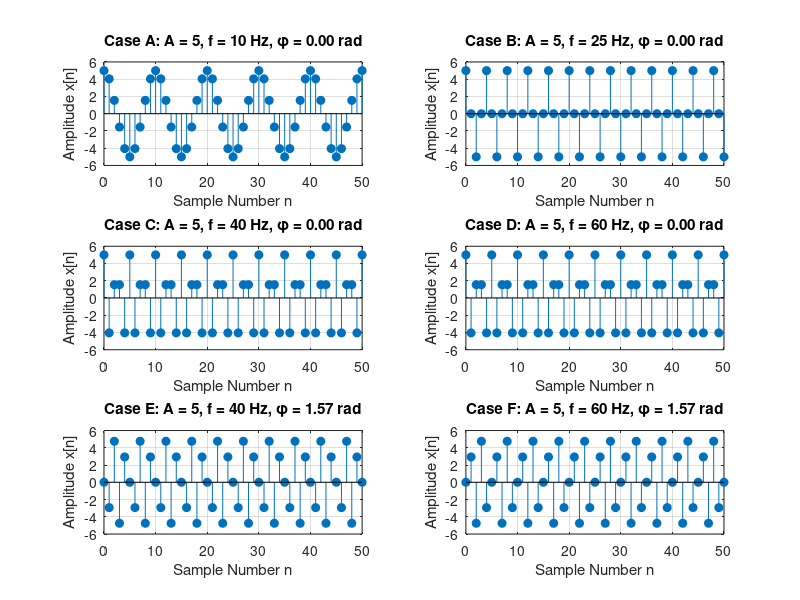
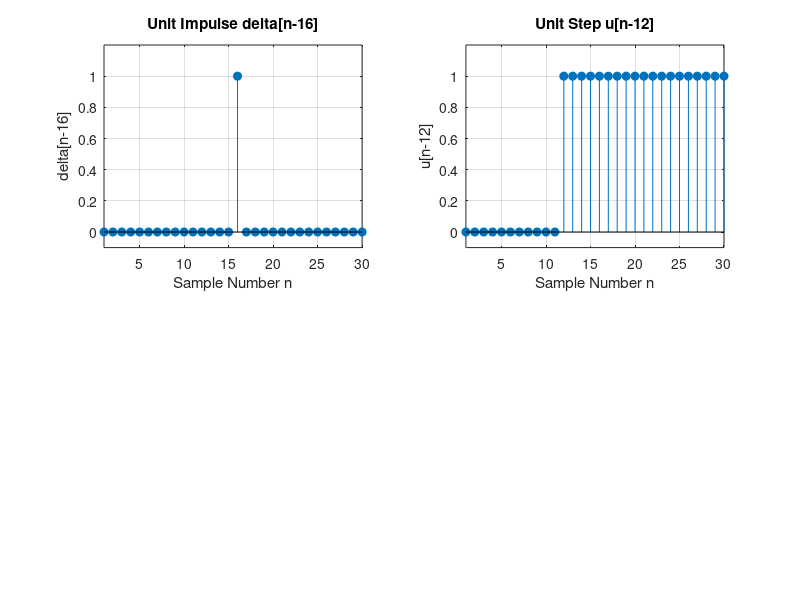
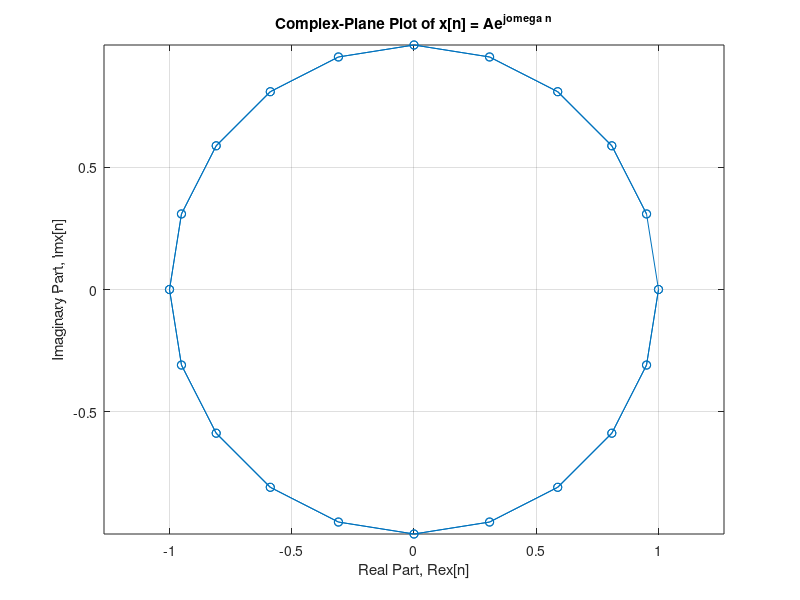
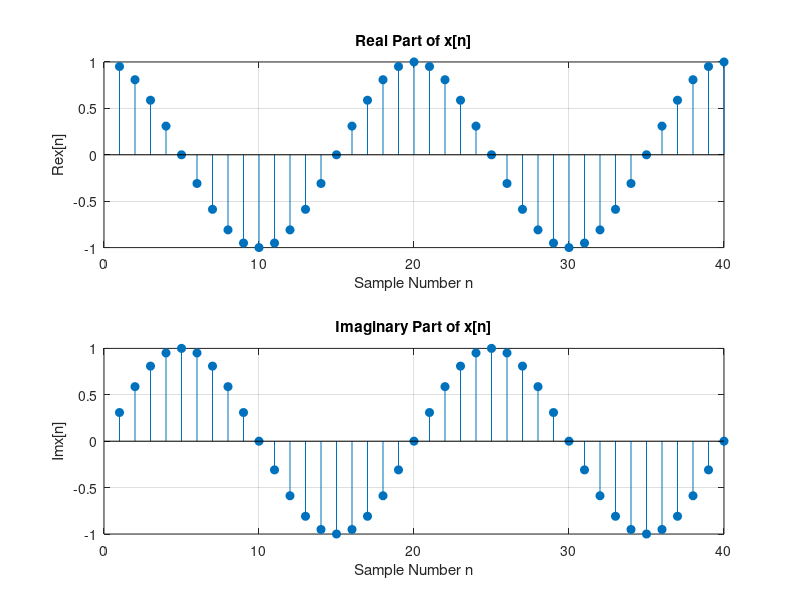

Recreate these plots in MATLAB, in order. (Note: this script raises an error after producing the figures.)
clear;
close all;
clc;


% Exercise 1
% Define the sinusoidal signal using an anonymous function
x = @(t, f, theta, A) A * cos(2*pi*f*t + theta);

Fs = 100;                  % Sampling frequency: 100 Hz
t = 0 : 1/Fs : 0.5;       % Sampling times from 0 to 0.5 seconds
n = 0 : length(t)-1;      % Sample numbers: 0, 1, ..., 50

Matrix = [
    5, 10, 0;
    5, 25, 0;
    5, 40, 0;
    5, 60, 0;
    5, 40, pi/2;
    5, 60, pi/2
];

figure;

for i = 1:size(Matrix, 1)

    % Extract parameters from row i
    A = Matrix(i, 1);
    f = Matrix(i, 2);
    theta = Matrix(i, 3);

    % Generate samples of the sinusoidal signal
    xn = x(t, f, theta, A);

    % Select one position in a 3-by-2 figure
    subplot(3, 2, i);

    % Plot x[n] against sample number n
    stem(n, xn, 'filled');

    % Label the plot
    xlabel('Sample Number n');
    ylabel('Amplitude x[n]');

    title(sprintf('Case %c: A = %.0f, f = %.0f Hz, φ = %.2f rad', ...
        char('A' + i - 1), A, f, theta));
    grid on;
end

%% Exercise 2: Unit impulses and unit steps

clear;
close all;
clc;

% Sample range
n = 1:30;

% Define the unit impulse and unit step functions
delta = @(n) double(n == 0);
unitstep = @(n) double(n >= 0);

% Exercise 2(a)
ydelta = delta(n - 16);        % delta[n - 16]
yunit = unitstep(n - 12);      % u[n - 12]

% Exercise 2(b)
x1 = unitstep(n - 14) - unitstep(n - 15);

% Exercise 2(c)
x2 = unitstep(n - 9) - unitstep(n - 16);

% Create plots
figure;

subplot(2, 2, 1);
stem(n, ydelta, "filled");
xlabel("Sample Number n");
ylabel("\delta[n-16]");
title("Unit Impulse \delta[n-16]");
grid on;
xlim([1 30]);
ylim([-0.1 1.2]);

subplot(2, 2, 2);
stem(n, yunit, "filled");
xlabel("Sample Number n");
ylabel("u[n-12]");
title("Unit Step u[n-12]");
grid on;
xlim([1 30]);
ylim([-0.1 1.2])

%% Exercise 3: Complex signals

% Parameters
A = 1;
omega = pi/10;
n = 1:40;

% Generate the complex-valued signal
x_complex = A * exp(1j * omega * n);

%% Exercise 3(a): Complex-plane plot

figure;

plot(real(x_complex), imag(x_complex), "o-");

xlabel("Real Part, Re\{x[n]\}");
ylabel("Imaginary Part, Im\{x[n]\}");
title("Complex-Plane Plot of x[n] = Ae^{j\omega n}");

grid on;
axis equal;

%% Exercise 3(b): Real and imaginary parts

figure;

subplot(2, 1, 1);
stem(n, real(x_complex), "filled");
xlabel("Sample Number n");
ylabel("Re\{x[n]\}");
title("Real Part of x[n]");
grid on;

subplot(2, 1, 2);
stem(n, imag(x_complex), "filled");
xlabel("Sample Number n");
ylabel("Im\{x[n]\}");
title("Imaginary Part of x[n]");
grid on;

sgtitle("Exercise 3(b): Real and Imaginary Parts");

% Exercise 3(c): Magnitude and phase

magnitude = abs(x_complex);
wrapped_phase = angle(x_complex);
unwrapped_phase = unwrap(wrapped_phase);

figure;

subplot(2, 1, 1);
stem(n, magnitude, "filled");
xlabel("Sample Number n");
ylabel("|x[n]|");
title("Magnitude of x[n]");
grid on;
ylim([0 1.2]);

subplot(2, 1, 2);
stem(n, unwrapped_phase, "filled");
xlabel("Sample Number n");
ylabel("Phase (rad)");
title("Unwrapped Phase of x[n]");
grid on;

sgtitle("Exercise 3(c): Magnitude and Phase");


%% Final Experiment
% Part A: Read the audio file
[MusicY, Musicfs] = audioread('defineit.wav');

% If the audio is stereo, convert it to mono
if size(MusicY, 2) > 1
MusicY = mean(MusicY, 2);
end

% Create the time axis
audioTime = (0:length(MusicY)-1) / Musicfs;

figure;

subplot(2, 1, 1);
plot(audioTime, MusicY);
xlabel("Time (s)");
ylabel("Amplitude");
title("Original Speech Waveform");
grid on;

subplot(2, 1, 2);
histogram(MusicY, 50);
xlabel("Amplitude");
ylabel("Number of Samples");
title("Histogram of Original Speech Signal");
grid on;

% Display audio information

info = audioinfo('defineit.wav');
disp(info);

% Part C: Listen to the original signal

soundsc(MusicY, Musicfs);

% Optional pause so the next audio does not immediately interrupt it
pause(length(MusicY) / Musicfs + 1);


peakAmplitude = max(abs(MusicY));

if peakAmplitude == 0
y_scaled = MusicY;
else
y_scaled = MusicY / peakAmplitude;
end


numberOfBits = 3;
numLevels = 2^numberOfBits;

% Quantization step size for the interval [-1, 1]
deltaQ = 2 / numLevels;

% Apply rounding quantization
y3bit = deltaQ * round(y_scaled / deltaQ);

y3bit(y3bit > 1) = 1;
y3bit(y3bit < -1) = -1;


e = y_scaled - y3bit;


figure;
subplot(2, 2, 1);
plot(audioTime, y_scaled);
xlabel("Time (s)");
ylabel("Amplitude");
title("Scaled Speech Signal");
grid on;

subplot(2, 2, 2);
histogram(y_scaled, 50);
xlabel("Amplitude");
ylabel("Number of Samples");
title("Histogram of Scaled Speech Signal");
grid on;

subplot(2, 2, 3);
plot(audioTime, y3bit);
xlabel("Time (s)");
ylabel("Quantized Amplitude");
title("3-Bit Quantized Speech Signal");
grid on;

subplot(2, 2, 4);
histogram(y3bit, 50);
xlabel("Quantized Amplitude");
ylabel("Number of Samples");
title("Histogram of 3-Bit Quantized Signal");
grid on;

figure;
subplot(2, 1, 1);
plot(audioTime, e);
xlabel("Time (s)");
ylabel("Error");
title("Quantization Error: e = y_{scaled} - y_{3bit}");
grid on;

subplot(2, 1, 2);
histogram(e, 50);
xlabel("Quantization Error");
ylabel("Number of Samples");
title("Histogram of Quantization Error");
grid on;

soundsc(y3bit, Musicfs);

% Part G: Peak clipping experiment

% Deliberately amplify the scaled signal so that many samples exceed
% the quantizer input range [-1, 1]
clippingGain = 4;
y_pclip = clippingGain * y_scaled;

% Apply the same 3-bit rounding quantizer
y3bit_pclip = deltaQ * round(y_pclip / deltaQ);

% Saturate the quantizer output to the range [-1, 1]
y3bit_pclip(y3bit_pclip > 1) = 1;
y3bit_pclip(y3bit_pclip < -1) = -1;

% Calculate the peak-clipping quantization error
e_pclip = y_pclip - y3bit_pclip;

% Find the samples that exceed the quantizer range
clippedSamples = abs(y_pclip) > 1;
numberOfClippedSamples = sum(clippedSamples);
clippedPercentage = 100 * numberOfClippedSamples / length(y_pclip);

fprintf("Clipping gain: %.1f\n", clippingGain);
fprintf("Number of clipped samples: %d\n", numberOfClippedSamples);
fprintf("Percentage of clipped samples: %.2f%%\n", clippedPercentage);

% Plot the over-scaled and clipped signals

figure;

subplot(2, 2, 1);
plot(audioTime, y_pclip);
hold on;
yline(1, "r--", "Upper Limit");
yline(-1, "r--", "Lower Limit");
hold off;

xlabel("Time (s)");
ylabel("Amplitude");
title("Over-Scaled Speech Signal y_{pclip}");
grid on;

subplot(2, 2, 2);
histogram(y_pclip, 50);
hold on;
xline(1, "r--", "Upper Limit");
xline(-1, "r--", "Lower Limit");
hold off;

xlabel("Amplitude");
ylabel("Number of Samples");
title("Histogram of y_{pclip}");
grid on;

subplot(2, 2, 3);
plot(audioTime, y3bit_pclip);
xlabel("Time (s)");
ylabel("Quantized Amplitude");
title("3-Bit Peak-Clipped Quantized Signal");
grid on;
ylim([-1.2 1.2]);

subplot(2, 2, 4);
histogram(y3bit_pclip, 50);
xlabel("Quantized Amplitude");
ylabel("Number of Samples");
title("Histogram of Peak-Clipped Quantized Signal");
grid on;

sgtitle("Part G: Peak-Clipping Experiment");

% Plot the peak-clipping error

figure;

subplot(2, 1, 1);
plot(audioTime, e_pclip);
xlabel("Time (s)");
ylabel("Error");
title("Peak-Clipping Error");
grid on;

subplot(2, 1, 2);
histogram(e_pclip, 50);
xlabel("Error");
ylabel("Number of Samples");
title("Histogram of Peak-Clipping Error");
grid on;

sgtitle("Part G: Error After Peak Clipping");
% Listen to the peak-clipped quantized signal
soundsc(y3bit_pclip, Musicfs);
